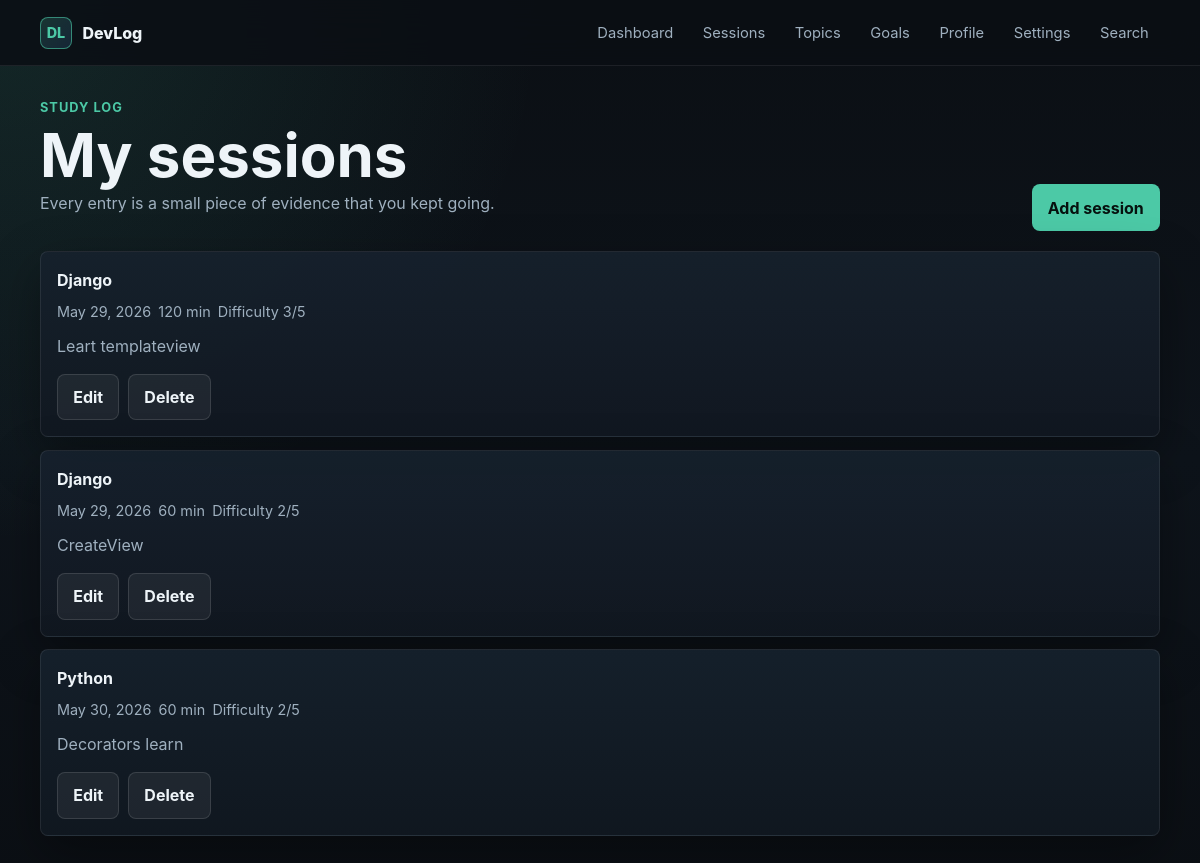
Page /sessions/ (signed in) on the earlier database version.
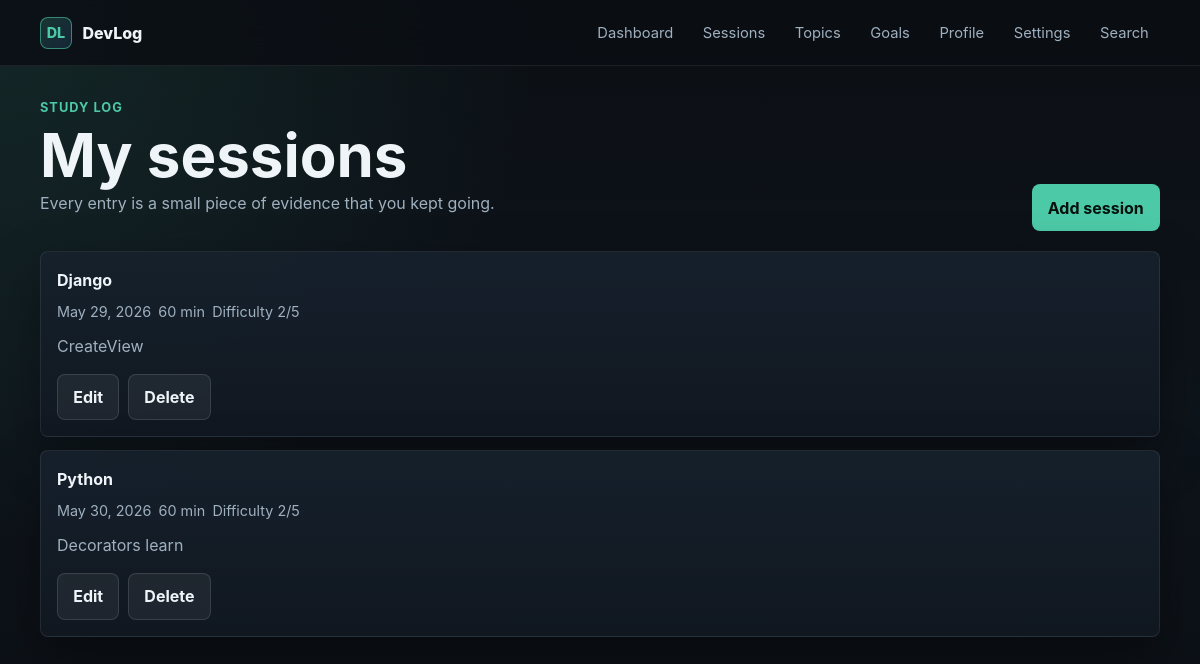
Same page on the later database version.
### logs/models.py (models this page shows, shortened)
class LogSession(models.Model):
    user = models.ForeignKey(User, on_delete=models.CASCADE)
    topic = models.ForeignKey(Topic, on_delete=models.CASCADE)
    date = models.DateField()
    duration_minutes = models.PositiveIntegerField()
    notes = models.TextField(blank=True)
    difficulty = models.IntegerField(choices=[(i, i) for i in range(1, 6)])

class Topic(models.Model):
    name = models.CharField(max_length=100)
    user = models.ForeignKey(User, on_delete=models.CASCADE)

### logs/views.py (the view)
# urls.py: path('sessions/', LogSessionListView.as_view(), name='session_list'),
class LogSessionListView(LoginRequiredMixin, ListView):
    model = LogSession
    template_name = 'logs/session_list.html'
    context_object_name = 'sessions'
    def get_queryset(self):
        return LogSession.objects.filter(user=self.request.user).select_related('topic')

### templates/logs/session_list.html (shortened to what this page needs)
{% extends 'base.html' %}
{% block content %}
<section class="page-head">
    <div>
        <p class="eyebrow">Study log</p>
        <h1>My sessions</h1>
        <p class="muted">Every entry is a small piece of evidence that you kept going.</p>
    </div>
    <a class="button" href="{% url 'session_create' %}">Add session</a>
</section>
<ul class="list">
    {% for session in sessions %}
        <li class="item-card">
            <strong>{{ session.topic.name }}</strong>
            <div class="meta">
                <span>{{ session.date }}</span>
                <span>{{ session.duration_minutes }} min</span>
                <span>Difficulty {{ session.difficulty }}/5</span>
            </div>
            {% if session.notes %}
                <p class="muted" style="margin-top: .7rem;">{{ session.notes }}</p>
            {% endif %}
            <div class="actions">
                <a class="button secondary" href="{% url 'session_edit' session.pk %}">Edit</a>
                <a class="button secondary" href="{% url 'session_delete' session.pk %}">Delete</a>
            </div>
        </li>
    {% empty %}
        <li class="empty">No sessions yet.</li>
    {% endfor %}
</ul>
{% endblock %}

Differences in the rows shown:
removed LogSession: topic.name "Django", date "May 29, 2026", duration_minutes "120", difficulty "3", notes "Leart templateview"
